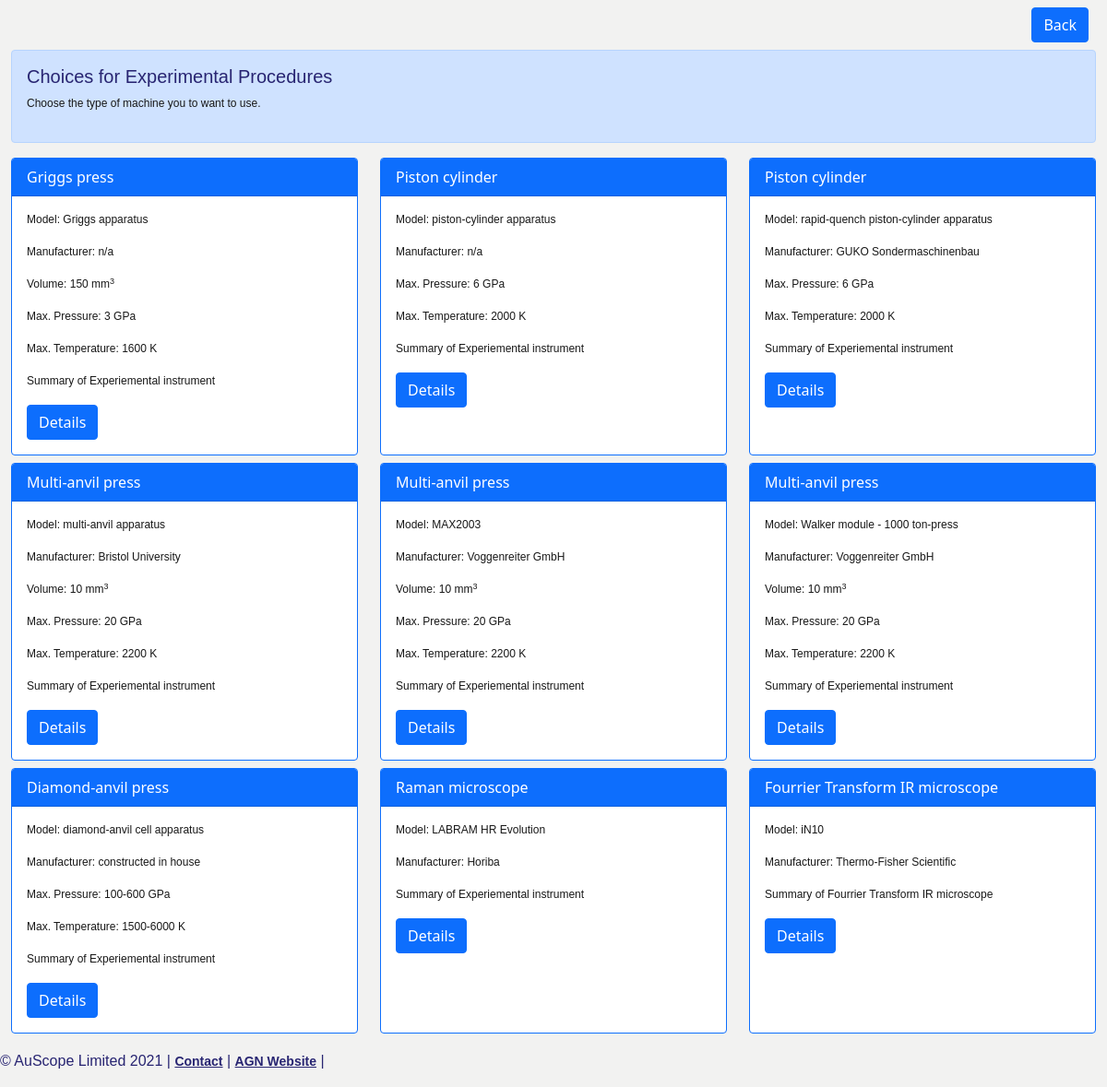
Screenshot of /index.php/portal/expProcOptionsSelection with the database file from the repository.
### tables this page shows
CREATE TABLE `technique` (
  `id` bigint(20) NOT NULL AUTO_INCREMENT,
  `name` varchar(255) NOT NULL,   
  `instrument_name` varchar(255) NOT NULL,  
  `model` varchar(255), 
  `manufacturer` varchar(255),  
  `sample_type` varchar(255),     
  `analysis_type` varchar(255),  
  `wavelength` varchar(63),
  `beam_diameter` varchar(63),
  `min_conc` varchar(63),
  `technique` varchar(255),  
  `mass` varchar(63),
  `volume` varchar(63),
  `pressure` varchar(63),
  `temperature` varchar(63),
  `ext_reference` varchar(255),
  `summary` longtext,  
  `description` longtext NOT NULL,  
  `keywords` longtext NOT NULL,
  `version` bigint(20) NOT NULL,
  `alternative_names` longtext NOT NULL,
  `technique_metadata_id` bigint(20) NOT NULL,
  `elements_set_id` bigint(20),
  PRIMARY KEY (`id`),
  UNIQUE KEY `model` (`model`),
  FULLTEXT KEY `fulltext_index` (`name`,`instrument_name`,`model`,`manufacturer`,`analysis_type`,`sample_type`,`technique`,`alternative_names`,`summary`,`description`,`keywords`),
  KEY `FK546GF1519AE409C5` (`technique_metadata_id`),
  KEY `FK586GF5919AE409C5` (`elements_set_id`),
  CONSTRAINT `FK546HF136DC3948AF` FOREIGN KEY (`technique_metadata_id`) REFERENCES `technique_metadata` (`id`),
  CONSTRAINT `FK746HF636DC3948AE` FOREIGN KEY (`elements_set_id`) REFERENCES `elements_set` (`id`)
);

### application/controllers/Portal.php (called while the page is built, shortened)
<?php
class Portal extends CI_Controller {
    function __construct()
    {
        $this->load->model('Static_model');
    }
    public function expProcOptionsSelection(){
        $staticData = array();
        $staticData['tf.expProcChoices.quickGuide'] = $this->Static_model->getStaticDataByName('tf.expProcChoices.quickGuide')->text;;
        $this->load->model('ExperimentalProc_model');
        $technique_list = $this->ExperimentalProc_model->getTechniqueList();
        $this->load->view('Portal/experimental_proc', array(
            'staticData' => $staticData,
            'techniqueList' => $technique_list
        ));
    }
}

### index.php (called while the page is built, shortened)
<?php
require_once BASEPATH.'core/CodeIgniter.php';

### application/models/Static_model.php (called while the page is built, shortened)
<?php
class Static_model extends MY_Model
{
    function getStaticDataByName($name){
        $result = $this->db->where('name',$name)->get('static_content')->row();
        return $result;
    }
}

### application/models/ExperimentalProc_model.php (called while the page is built, shortened)
<?php
class ExperimentalProc_model extends MY_Model
{
    function getTechniqueList() {
	    return $this->db->select('technique.*')->from('technique')
                ->join('technique_metadata', 'technique.technique_metadata_id = technique_metadata.id')
                ->where('technique_metadata.category_type', 'Experimental Instrument')->get()->result();
    }
}

### application/views/Portal/experimental_proc.php (the view, shortened to what this page needs)
<?php $this->load->view('layout/portal_header.php');?>
<head><title>AGN Laboratory Finder</title></head>
<body>
        <div id="content" class="container">
	    <div class="d-flex justify-content-end">
                <div class="p-2">
		    <button type="submit" class="btn btn-primary" onclick="window.location.assign('<?php echo base_url();?>Portal')">Back</button>
                </div>
            </div>
            <div class="alert alert-primary">
                <?php echo $staticData['tf.expProcChoices.quickGuide']; ?>
            </div>
            <div class="row card-group mt-2">
            <?php
            foreach($techniqueList as $key => $technique) {
            echo "<div class='col-4'>";
            echo "<div class='card border-primary h-100'>";
            echo "<div class='card-header text-white bg-primary'>$technique->instrument_name</div>";
            echo "<div class='card-body'>";
            echo "<p class='card-text'>Model: $technique->model</p>";
            echo "<p class='card-text'>Manufacturer: $technique->manufacturer</p>";
            echo (empty($technique->volume))? "":"<p class='card-text'>Volume: $technique->volume mm<sup>3</sup></p>";
            echo (empty($technique->pressure))? "":"<p class='card-text'>Max. Pressure: $technique->pressure GPa</p>";
            echo (empty($technique->temperature))? "":"<p class='card-text'>Max. Temperature: $technique->temperature K</p>";
            echo "<p class='card-text'>$technique->summary</p>";
	    echo "<button type='submit' class='btn btn-primary' onclick='window.location.assign(\"".base_url()."Portal/viewTechnique/".$technique->id."\")'>Details</button>";
            echo "</div>";
            echo "</div>";
            echo "</div>";
            if ($key % 3 == 2) {
                echo "</div><div class='row card-group mt-2'>";
            }
            }
            ?>
            </div>
        </div>
        <div id="footer" class="container">
            <?php include 'footer.php';?>
        </div>
    <div id="infobox"> </div>
</body>
<?php $this->load->view('layout/portal_footer.php')?>

### application/views/layout/portal_header.php (shortened to what this page needs)
<!DOCTYPE html>
<html>
<head>
    <link href="https://cdn.jsdelivr.net/npm/bootstrap@5.0.0-beta3/dist/css/bootstrap.min.css" rel="stylesheet">
    <link href="<?php echo base_url();?>/assets/css/technique-finder.css" rel="stylesheet">
    <link rel="stylesheet" href="https://cdnjs.cloudflare.com/ajax/libs/jqueryui/1.12.1/jquery-ui.min.css">
</head>
<body>
</body>
</html>

### application/views/Portal/footer.php
<p id="attribution" class="tf-attribution">© AuScope Limited 2021 |
    <a href="mailto:auscopegeochemistry@gmail.com" class="style1">Contact</a> |
    <a href="https://www.auscope.org.au/agn" class="style1" target="_blank">AGN Website</a> |
</p>

### application/views/layout/portal_footer.php (shortened to what this page needs)
<!DOCTYPE html>
<html>
<head>
    <link rel="stylesheet" type="text/css" href="https://cdn.datatables.net/v/dt/dt-1.10.16/datatables.min.css"/>
</head>
<body>
</body>
</html>

### assets/css/technique-finder.css (style rules this page uses)
@media only screen and (min-width : 1200px) { .container { max-width: 1800px; } }
body { background-color: rgb(242,242,241); }
.tf-hyperlink, a:link, a:visited { color: #282572; font-weight: bold; text-decoration: none; font-size: 14px; }
.tf-attribution { color: #282572; float: left; font-family: arial, verdana, sans-serif; }
#infobox { position: absolute; top: 100px; left: 705px; width: 205px; height: 550px; }
#footer { top: 10px; left: 0px; margin-top: 10px; padding: 0 25px 0 0; }
#content p { font-family: arial, verdana, sans-serif; font-size: 12px; line-height:19px; color: #181818; }
#content h1 { font-size: 20px; color: #282572; font-family: arial, verdana, sans-serif; }
#footer a { text-decoration: underline; color: #282572; }

### rows the page displays
technique: instrument_name "Griggs press", model "Griggs apparatus", manufacturer "n/a", volume "150", pressure "3", temperature "1600", summary "Summary of Experiemental instrument"
technique: instrument_name "Piston cylinder", model "piston-cylinder apparatus", manufacturer "n/a", pressure "6", temperature "2000", summary "Summary of Experiemental instrument"
technique: instrument_name "Piston cylinder", model "rapid-quench piston-cylinder apparatus", manufacturer "GUKO Sondermaschinenbau", pressure "6", temperature "2000", summary "Summary of Experiemental instrument"
technique: instrument_name "Multi-anvil press", model "multi-anvil apparatus", manufacturer "Bristol University", volume "10", pressure "20", temperature "2200", summary "Summary of Experiemental instrument"
technique: instrument_name "Multi-anvil press", model "MAX2003", manufacturer "Voggenreiter GmbH", volume "10", pressure "20", temperature "2200", summary "Summary of Experiemental instrument"
technique: instrument_name "Multi-anvil press", model "Walker module - 1000 ton-press", manufacturer "Voggenreiter GmbH", volume "10", pressure "20", temperature "2200", summary "Summary of Experiemental instrument"
technique: instrument_name "Diamond-anvil press", model "diamond-anvil cell apparatus", manufacturer "constructed in house", pressure "100-600", temperature "1500-6000", summary "Summary of Experiemental instrument"
technique: instrument_name "Raman microscope", model "LABRAM HR Evolution", manufacturer "Horiba", summary "Summary of Experiemental instrument"
technique: instrument_name "Fourrier Transform IR microscope", model "iN10", manufacturer "Thermo-Fisher Scientific", summary "Summary of Fourrier Transform IR microscope"

### other values shown
$staticData['tf.expProcChoices.quickGuide'] "Choices for Experimental Procedures Choose the type of machine you to want to use."
